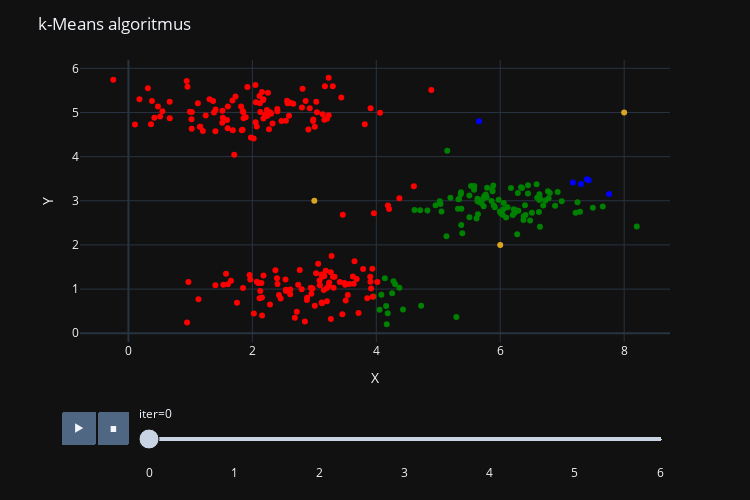

The cell this chart's notebook holds for it:
### Code cell
fig = px.scatter(data_frame = df_animate, x='X', y='Y', animation_frame='iter', color='idx', hover_name='idx',
                 color_continuous_scale=["red", "green", "blue", "goldenrod"])

fig.update_layout(
    title = "k-Means algoritmus",
    xaxis_title = 'X',
    yaxis_title = "Y",
    template=styleTemplate,
    coloraxis_showscale=False,
    width=750,
    height=500) 

fig.layout.updatemenus[0].buttons[0].args[1]['frame']['duration'] = 1000
fig.layout.updatemenus[0].buttons[0].args[1]['transition']['duration'] = 300

fig.show()

### Figure 1 — Plotly figure (JSON) as saved in the notebook; plotly's stock layout.template omitted (floating-point values rounded to 4 significant figures; data arrays with more than 128 entries replaced by an {"elided": "..."} marker saying what was removed)
{"data": [{"hovertemplate": "<b>%{hovertext}</b><br><br>iter=0<br>X=%{x}<br>Y=%{y}<br>idx=%{marker.color}<extra></extra>", "hovertext": {"elided": "303 int values"}, "legendgroup": "", "marker": {"color": {"elided": "303 int values"}, "coloraxis": "coloraxis", "symbol": "circle"}, "mode": "markers", "name": "", "orientation": "v", "showlegend": false, "type": "scatter", "x": {"elided": "303 float values"}, "xaxis": "x", "y": {"elided": "303 float values"}, "yaxis": "y"}], "layout": {"coloraxis": {"colorbar": {"title": {"text": "idx"}}, "colorscale": [[0, "red"], [0.3333, "green"], [0.6667, "blue"], [1, "goldenrod"]], "showscale": false}, "height": 500, "legend": {"tracegroupgap": 0}, "margin": {"t": 60}, "sliders": [{"active": 0, "currentvalue": {"prefix": "iter="}, "len": 0.9, "pad": {"b": 10, "t": 60}, "steps": [{"args": [["0"], {"frame": {"duration": 0, "redraw": false}, "fromcurrent": true, "mode": "immediate", "transition": {"duration": 0, "easing": "linear"}}], "label": "0", "method": "animate"}, {"args": [["1"], {"frame": {"duration": 0, "redraw": false}, "fromcurrent": true, "mode": "immediate", "transition": {"duration": 0, "easing": "linear"}}], "label": "1", "method": "animate"}, {"args": [["2"], {"frame": {"duration": 0, "redraw": false}, "fromcurrent": true, "mode": "immediate", "transition": {"duration": 0, "easing": "linear"}}], "label": "2", "method": "animate"}, {"args": [["3"], {"frame": {"duration": 0, "redraw": false}, "fromcurrent": true, "mode": "immediate", "transition": {"duration": 0, "easing": "linear"}}], "label": "3", "method": "animate"}, {"args": [["4"], {"frame": {"duration": 0, "redraw": false}, "fromcurrent": true, "mode": "immediate", "transition": {"duration": 0, "easing": "linear"}}], "label": "4", "method": "animate"}, {"args": [["5"], {"frame": {"duration": 0, "redraw": false}, "fromcurrent": true, "mode": "immediate", "transition": {"duration": 0, "easing": "linear"}}], "label": "5", "method": "animate"}, {"args": [["6"], {"frame": {"duration": 0, "redraw": false}, "fromcurrent": true, "mode": "immediate", "transition": {"duration": 0, "easing": "linear"}}], "label": "6", "method": "animate"}], "x": 0.1, "xanchor": "left", "y": 0, "yanchor": "top"}], "title": {"text": "k-Means algoritmus"}, "updatemenus": [{"buttons": [{"args": [null, {"frame": {"duration": 1000, "redraw": false}, "fromcurrent": true, "mode": "immediate", "transition": {"duration": 300, "easing": "linear"}}], "label": "&#9654;", "method": "animate"}, {"args": [[null], {"frame": {"duration": 0, "redraw": false}, "fromcurrent": true, "mode": "immediate", "transition": {"duration": 0, "easing": "linear"}}], "label": "&#9724;", "method": "animate"}], "direction": "left", "pad": {"r": 10, "t": 70}, "showactive": false, "type": "buttons", "x": 0.1, "xanchor": "right", "y": 0, "yanchor": "top"}], "width": 750, "xaxis": {"anchor": "y", "domain": [0, 1], "title": {"text": "X"}}, "yaxis": {"anchor": "x", "domain": [0, 1], "title": {"text": "Y"}}}}
